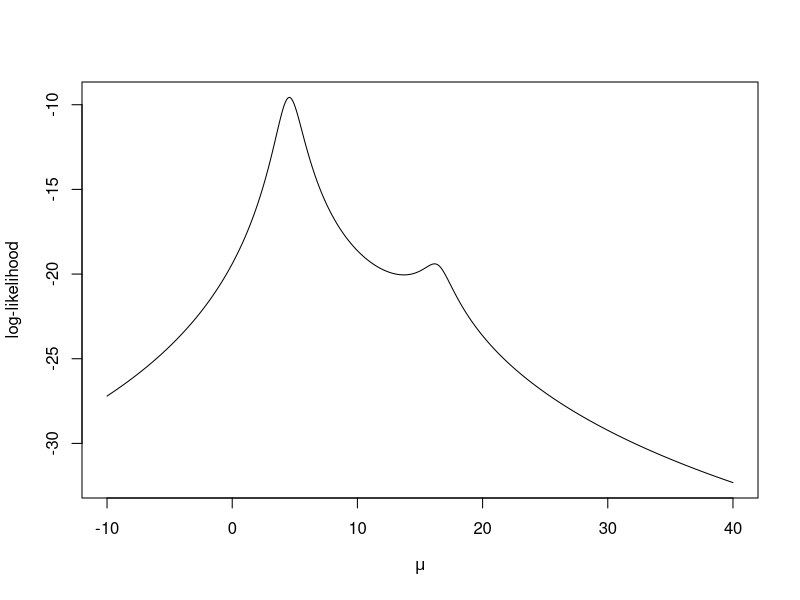
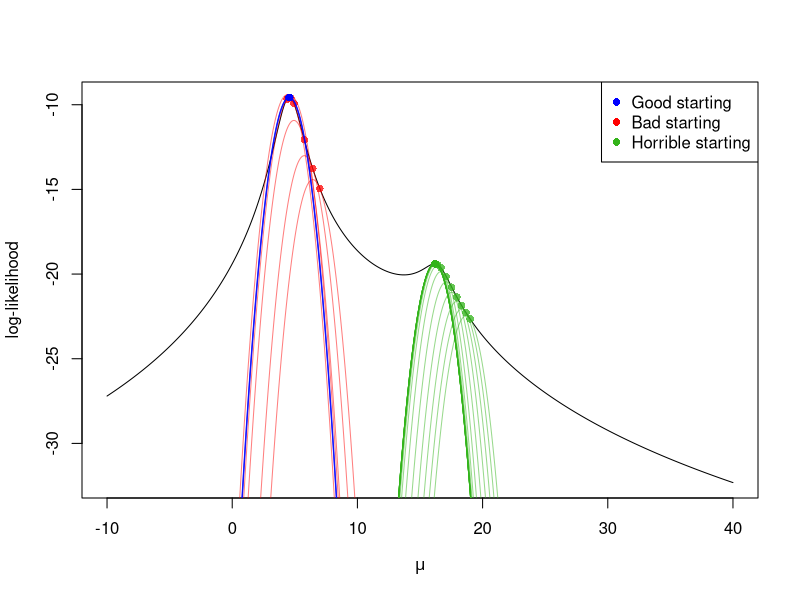

Generate these figures, in order, with R:
################################################
## MLE for location Cauchy distribution using
## Gradient Ascent method
## We will plot the likelihood as well
## and the quadratic approximations
################################################
set.seed(1)
mu.star <- 5  # Setting true mu
n <- 4  # sample size
X <- rt(n, df = 1) + mu.star

## Function calculates  the log-likelihood
log.like <- function(mu, X)
{
  n <- length(X)
  rtn <- -n*log(pi) - sum( log(1 + (X - mu)^2) )
  return(rtn)
}

mu.x <- seq(-10, 40, length = 1e3)  # A sequence of mu's 
ll.est <- sapply(mu.x, log.like, X)  # evaluating log-likelihood at the mus
plot(mu.x, ll.est, type = 'l', ylab = "log-likelihood", xlab = expression(mu))  # plotting log-likelihood. Not concave, so we need to choose good starting values.




## Starting Gradient-Ascent method
tol <- 1e-5  # tolerance level for when to stop algorithm


## Returns derivate of log-likelihood
f.prime <- function(X, mu)
{
  rtn <- sum(2* (X - mu)/(1 + (X-mu)^2))  #f.prime
  return(rtn)
}

# Returns double derivative of log-likelihood.
f.double.prime <- function(X, mu)
{
  rtn <- sum( 2 * ( 2*(X-mu)^2/ (1 + (X - mu)^2)^2  - (1 + (X-mu)^2)^(-1) )  )
  return(rtn)
}

## Loop below stops when |mu_(k+1) - mu_(k)| < tol
t <- .3  # change this to 1 and see what happens to the "bad" starting value


# Plotting the log-likelihood
plot(mu.x, ll.est, type = 'l', ylab = "log-likelihood", xlab = expression(mu))


## Bad  starting values

current <- 7  # Bad starting value
diff <- 100
iter <- 0
mu.k <- current
## Loop below stops when |mu_(k+1) - mu_(k)| < tol
while( (diff > tol) && iter < 1000)
{
  iter <- iter + 1
  update <- current + t*f.prime(X, current) 
  mu.k <- c(mu.k, update)
  diff <- abs(current - update)
  current <- update
}
current  # final approximation to MLE
evals <- sapply(mu.k, log.like, X)


for(l in 1:min(5,iter))
{
  points(mu.k[l], evals[l], pch = 16, col = rgb(1,0,0, alpha = .5))
  foo <- mu.k[l]
  approx <- log.like(foo, X) + f.prime(X, foo)*(mu.x - foo) -(mu.x - foo)^2/(2*t)
  lines(mu.x, approx, col = rgb(1,0,0, alpha = .5))
  Sys.sleep(2)
}
points(mu.k, evals, pch = 16, col = rgb(1,0,0, alpha = .5))




## Best starting values

current <- median(X)  # Good starting value
diff <- 100  # inital large value for difference
iter <- 0    # counting the number of iterations

mu.k <- current
while( (diff > tol) && iter < 1000)
{
  iter <- iter + 1
  update <- current + t*f.prime(X, current)  # GD update
  mu.k <- c(mu.k, update)
  diff <- abs(current - update)
  current <- update
}
current  # final approximation to MLE


evals <- sapply(mu.k, log.like, X)
for(l in 1:min(5, iter))
{
  points(mu.k[l], evals[l], pch = 16, col = rgb(0,0,1, alpha = .5))
  foo <- mu.k[l]
  approx <- log.like(foo, X) + f.prime(X, foo)*(mu.x - foo) -(mu.x - foo)^2/(2*t)
  lines(mu.x, approx, col = rgb(0,0,1, alpha = .5))
  Sys.sleep(2)
}
points(mu.k, evals, pch = 16, col = rgb(0,0,1, alpha = .5))



## Worst starting values

current <- 19  # Worst starting value
diff <- 100
iter <- 0
mu.k <- current
while( (diff > tol) && iter < 1000)
{
  iter <- iter + 1
  update <- current + t*f.prime(X, current) 
  mu.k <- c(mu.k, update)
  diff <- abs(current - update)
  current <- update
}
current  # final approximation to MLE
evals <- sapply(mu.k, log.like, X)
for(l in 1:iter)
{
  points(mu.k[l], evals[l], pch = 16, col = rgb(.2,.7,.1, alpha = .5))
  foo <- mu.k[l]
  approx <- log.like(foo, X) + f.prime(X, foo)*(mu.x - foo) -(mu.x - foo)^2/(2*t)
  lines(mu.x, approx, col = rgb(.2,.7,.1, alpha = .5))
  Sys.sleep(2)
}

points(mu.k, evals, pch = 16, col = rgb(.2,.7,.1, alpha = .5))
legend("topright", legend = c("Good starting", "Bad starting", "Horrible starting"), pch = 16, col = c("blue", "red", rgb(.2,.7,.1)))
